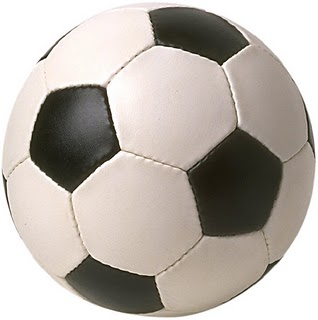
%> input picture ball3.jpg, 318 x 320 px
$ octave --eval "result = hysterisis(imread('ball3.jpg'));"   (GNU Octave 9; MATLAB toolbox functions it lacks are replaced by stand-ins)
%> lines starting %> are read from the running program, lines starting %| are printed output that depends on the picture; in (x1, y1, x2, y2) boxes, pixels count from 0 and x2, y2 are one past the last pixel; in counts of white or black regions, pixels touching at a corner belong together; the program's own positions count from 1
function [ output] = hysterisis( img )
%HYSTERISIS Summary of this function goes here
%   Detailed explanation goes here

output=zeros(size(img));
count=0;
ac=zeros(2,(size(img,1)*size(img,2)));
for row= 2:size(img,1)-1
  for col=2:size(img,2)-1

  if(img(row,col)>=180)
      output(row,col)=255;
      count=count+1;
      ac(1,count)=row;
      ac(2,count)=col;
  else
      output(row,col)=img(row,col);
  end
  end
end
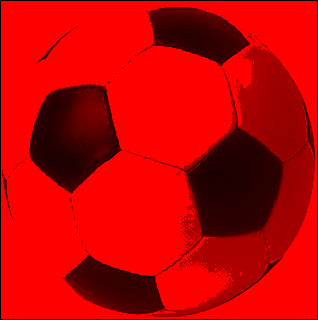
%> output: size 320x318x3 double; mean R, G, B 195.8, 0, 0
%> after the loop, count = 64327

 for i= 1:(size(img,1)*size(img,2))

  if (ac(1,i)>0)
   for row2= 1:3
    for col2=1:3
     if all([output(ac(1,i)+row2-2,ac(2,i)+col2-2)>80,output(ac(1,i)+row2-2,ac(2,i)+col2-2)<180])
      output(ac(1,i)+row2-2,ac(2,i)+col2-2)=255;
      count=count+1;
      ac(1,count)=ac(1,i)+row2-2;
      ac(2,count)=ac(2,i)+col2-2;
      elseif(output(ac(1,i)+row2-2,ac(2,i)+col2-2)<80)
      output(ac(1,i)+row2-2,ac(2,i)+col2-2)=0;
     end
    end
   end
  end
 end
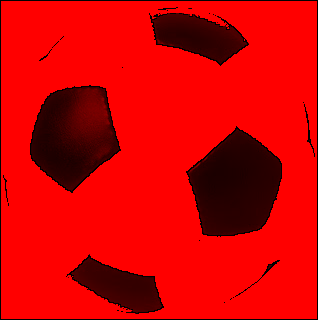
%> output: size 320x318x3 double; 17.2% of pixels changed, all inside (x1, y1, x2, y2) = (2, 7, 315, 317)
%> after the loop, count = 80108

for row= 1:size(img,1)
  for col=2:size(img,2)
    if(output(row,col)<255)
      output(row,col)=0;
    end
  end
end
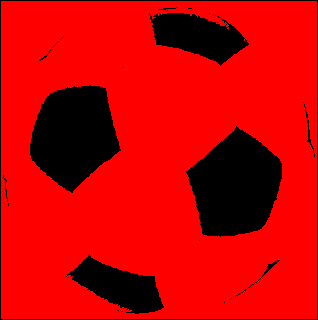
%> output: size 320x318x3 double; 18.34% of pixels changed, all inside (x1, y1, x2, y2) = (5, 8, 310, 314)


output=mat2gray(output);
output=im2uint8(output);
%> output: size 320x318x3 uint8


end

$ run again, on tabs.jpg
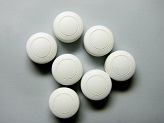
%> input picture tabs.jpg, 164 x 123 px
%> after the loop in hysterisis, `for row= 2:size(img,1)-1`:
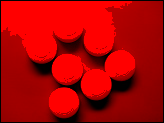
%> output: size 123x164x3 double; mean R, G, B 177.6, 0, 0
%> after the loop in hysterisis, `for row= 2:size(img,1)-1`: count = 7685
%> after the loop in hysterisis, `for i= 1:(size(img,1)*size(img,2))`: count = 18087
%> after the loop in hysterisis, `for row= 1:size(img,1)`:
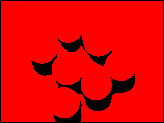
%> output: size 123x164x3 double; mean R, G, B 228.6, 0, 0
